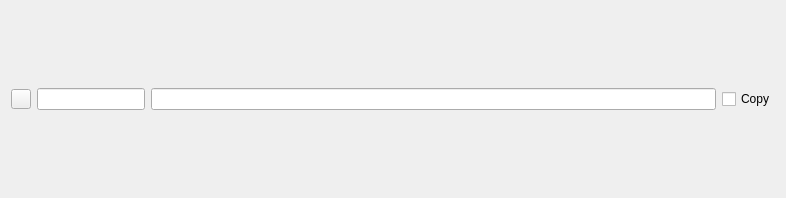
<?xml version="1.0" encoding="UTF-8"?>
<ui version="4.0">
 <class>Form</class>
 <widget class="QWidget" name="Form">
  <property name="geometry">
   <rect>
    <x>0</x>
    <y>0</y>
    <width>786</width>
    <height>198</height>
   </rect>
  </property>
  <property name="windowTitle">
   <string>Form</string>
  </property>
  <layout class="QHBoxLayout" name="horizontalLayout" stretch="0,0,1,0">
   <property name="topMargin">
    <number>0</number>
   </property>
   <property name="bottomMargin">
    <number>0</number>
   </property>
   <item>
    <widget class="QPushButton" name="deleteButton">
     <property name="maximumSize">
      <size>
       <width>20</width>
       <height>20</height>
      </size>
     </property>
     <property name="text">
      <string/>
     </property>
    </widget>
   </item>
   <item>
    <widget class="QLineEdit" name="nameEdit"/>
   </item>
   <item>
    <widget class="QLineEdit" name="pathEdit"/>
   </item>
   <item>
    <widget class="QCheckBox" name="copyCheckBox">
     <property name="text">
      <string>Copy</string>
     </property>
    </widget>
   </item>
  </layout>
 </widget>
 <resources/>
 <connections/>
</ui>
